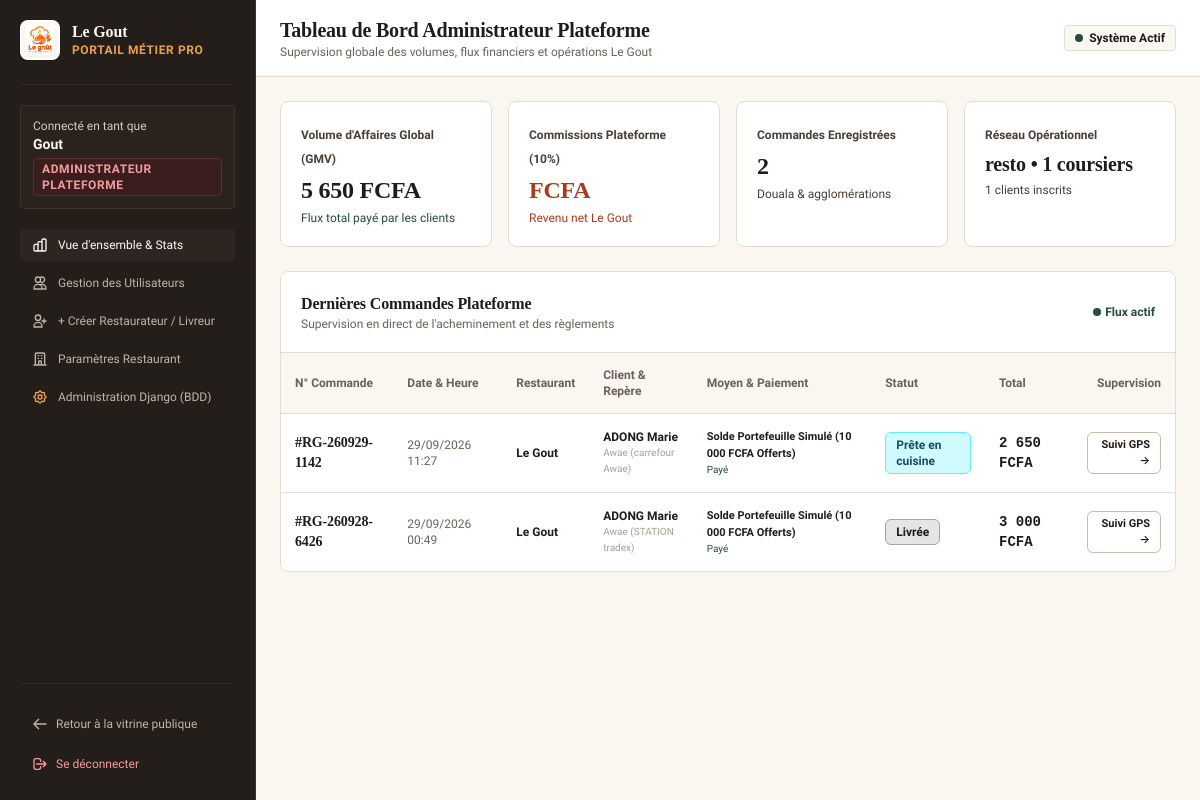
Page /dashboard/admin/ (signed in) on the earlier database version.
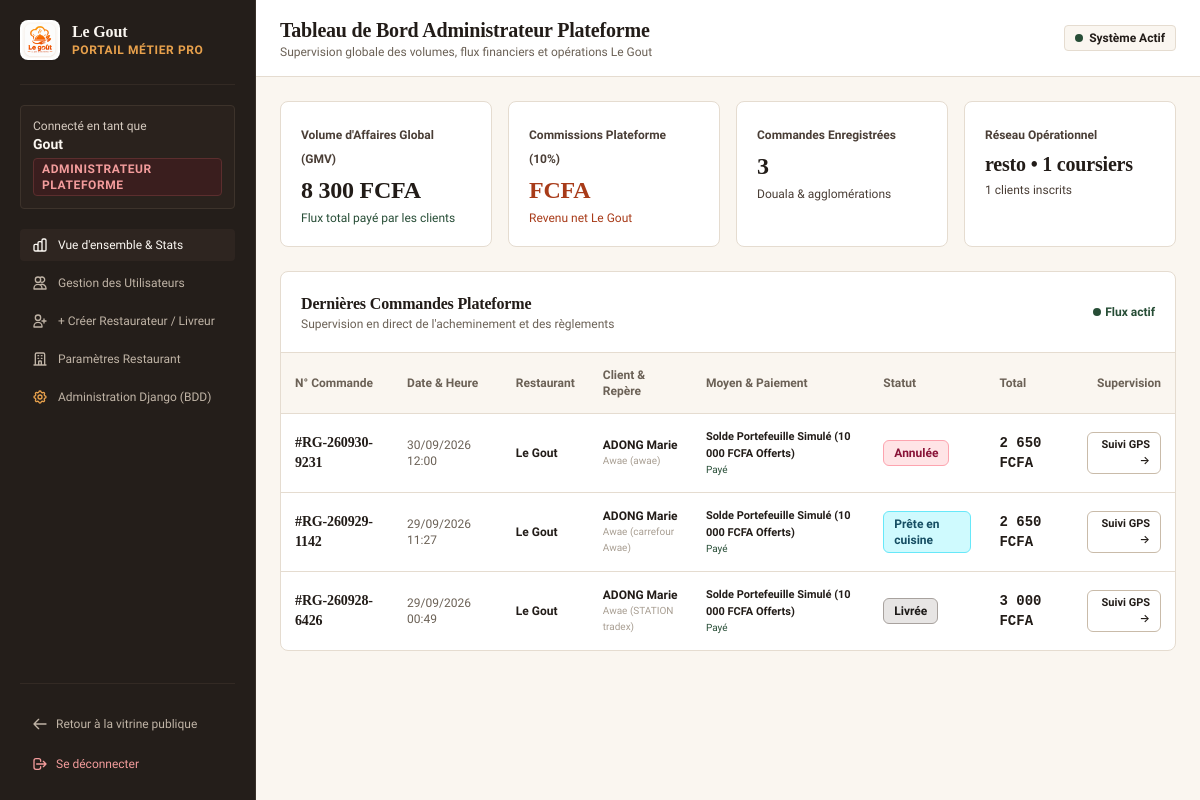
Same page on the later database version.
### orders/models.py (models this page shows, shortened)
class Order(models.Model):
    STATUS_CHOICES = [
        ('en_attente_paiement', 'En attente de paiement'),
        ('payee', 'Payée - En attente de validation restaurant'),
        ('en_attente', 'En attente de validation'),
        ('validee', 'Validée par le restaurant'),
        ('confirmee', 'Confirmée par le restaurant'),
        ('en_preparation', 'En cours de préparation en cuisine'),
        ('prete', 'Prête / En attente du livreur'),
        ('en_livraison', 'En cours d\'acheminement'),
        ('livree', 'Livrée au client'),
        ('refusee', 'Refusée par le restaurant'),
        ('annulee', 'Annulée'),
    ]
    PAYMENT_METHOD_CHOICES = [
        ('wallet', 'Solde Portefeuille Simulé (10 000 FCFA Offerts)'),
        ('mtn_momo', 'MTN Mobile Money (*126#)'),
        ('orange_money', 'Orange Money (*150#)'),
        ('cinetpay', 'CinetPay (Passerelle sécurisée / Carte)'),
        ('cash_on_delivery', 'Paiement en espèces à la livraison'),
    ]
    PAYMENT_STATUS_CHOICES = [
        ('pending', 'En attente'),
        ('paid', 'Payé'),
        ('failed', 'Échec'),
        ('refunded', 'Remboursé'),
    ]
    order_number = models.CharField(max_length=40, unique=True, verbose_name="N° de commande")
    client = models.ForeignKey(
        settings.AUTH_USER_MODEL,
        on_delete=models.CASCADE,
        related_name='orders',
        verbose_name="Client"
    )
    restaurant = models.ForeignKey(
        Restaurant,
        on_delete=models.CASCADE,
        related_name='orders',
        verbose_name="Restaurant"
    )
    status = models.CharField(
        max_length=30,
        choices=STATUS_CHOICES,
        default='en_attente',
        verbose_name="Statut de la commande"
    )
    subtotal = models.PositiveIntegerField(default=0, verbose_name="Sous-total plats (FCFA)")
    delivery_fee = models.PositiveIntegerField(default=1000, verbose_name="Frais de livraison (FCFA)")
    total_amount = models.PositiveIntegerField(default=0, verbose_name="Total à payer (FCFA)")
    payment_method = models.CharField(
        max_length=30,
        choices=PAYMENT_METHOD_CHOICES,
        default='mtn_momo',
        verbose_name="Mode de règlement"
    )
    payment_status = models.CharField(
        max_length=20,
        choices=PAYMENT_STATUS_CHOICES,
        default='pending',
        verbose_name="État du paiement"
    )
    DELIVERY_TYPE_CHOICES = [
        ('delivery', 'Livraison à domicile'),
        ('pickup', 'À emporter / Retrait au restaurant'),
    ]
    delivery_type = models.CharField(
        max_length=20,
        choices=DELIVERY_TYPE_CHOICES,
        default='delivery',
        verbose_name="Mode de réception"
    )
    delivery_city = models.CharField(max_length=50, default='Douala', verbose_name="Ville de livraison")
    delivery_neighborhood = models.CharField(max_length=120, blank=True, default='', verbose_name="Quartier de livraison")
    delivery_address = models.CharField(max_length=255, blank=True, default='', verbose_name="Adresse / Rue")
    delivery_landmark = models.CharField(
        max_length=255,
        blank=True,
        default='',
        verbose_name="Repère de proximité",
        help_text="Ex: Face pharmacie de la Paix, à côté du grand manguier"
    )
    delivery_phone = models.CharField(max_length=30, verbose_name="Numéro de contact pour livraison")
    client_notes = models.TextField(blank=True, verbose_name="Consignes spéciales de dégustation ou de livraison")
    delivery_pin = models.CharField(max_length=4, default='1234', verbose_name="Code PIN de confirmation")
    created_at = models.DateTimeField(auto_now_add=True, verbose_name="Date de commande")
    updated_at = models.DateTimeField(auto_now=True, verbose_name="Dernière mise à jour")
    class Meta:
        verbose_name = "Commande"
        verbose_name_plural = "Commandes"
        ordering = ['-created_at']

### restaurants/models.py (models this page shows, shortened)
class Restaurant(models.Model):
    PRICE_CHOICES = [
        ('$', 'Économique (< 2 000 FCFA)'),
        ('$$', 'Moyen (2 000 - 5 000 FCFA)'),
        ('$$$', 'Gastronomique (> 5 000 FCFA)'),
    ]
    owner = models.ForeignKey(
        settings.AUTH_USER_MODEL,
        on_delete=models.SET_NULL,
        null=True,
        blank=True,
        related_name='managed_restaurant',
        verbose_name="Restaurateur / Gérant assigné"
    )
    name = models.CharField(max_length=150, default="Le Gout", verbose_name="Nom du restaurant")
    slug = models.SlugField(max_length=180, unique=True, blank=True)
    tagline = models.CharField(max_length=200, blank=True, verbose_name="Slogan / Identité culinaire")
    description = models.TextField(verbose_name="Présentation authentique du restaurant")
    phone = models.CharField(max_length=30, verbose_name="Téléphone de contact & commandes")
    email = models.EmailField(blank=True, verbose_name="Email professionnel")
    city = models.CharField(max_length=50, default='Douala', verbose_name="Ville")
    neighborhood = models.CharField(max_length=120, default='Akwa', verbose_name="Quartier")
    address = models.CharField(max_length=255, verbose_name="Adresse physique & repères précis")
    latitude = models.FloatField(default=4.051056, verbose_name="Latitude GPS")
    longitude = models.FloatField(default=9.708535, verbose_name="Longitude GPS")
    cover_image = models.URLField(blank=True, verbose_name="Bannière principale (URL)")
    logo_image = models.URLField(blank=True, verbose_name="Logo du restaurant (URL)")
    categories = models.ManyToManyField(Category, blank=True, related_name='restaurants', verbose_name="Spécialités couvertes")
    price_range = models.CharField(max_length=5, choices=PRICE_CHOICES, default='$$', verbose_name="Gamme de prix")
    opening_time = models.TimeField(default="10:30", verbose_name="Heure d'ouverture")
    closing_time = models.TimeField(default="22:30", verbose_name="Heure de fermeture")
    is_open = models.BooleanField(default=True, verbose_name="Ouvert aux commandes actuellement")
    is_approved = models.BooleanField(default=True, verbose_name="Établissement actif")
    delivery_fee = models.PositiveIntegerField(default=1000, verbose_name="Frais de livraison forfaitaire (FCFA)")
    min_order_amount = models.PositiveIntegerField(default=2000, verbose_name="Montant minimum de commande (FCFA)")
    delivery_zone = models.CharField(
        max_length=255,
        default="Douala (Akwa, Bonapriso, Deido, Bonamoussadi, Bali, Bépanda, Makepe)",
        verbose_name="Zone de livraison couverte"
    )
    estimated_delivery_time = models.CharField(max_length=50, default="35 - 50 min", verbose_name="Délai estimé de livraison")
    rating = models.DecimalField(max_digits=3, decimal_places=1, default=0.0, verbose_name="Note moyenne")
    total_reviews = models.PositiveIntegerField(default=0, verbose_name="Nombre d'avis")
    created_at = models.DateTimeField(auto_now_add=True)
    class Meta:
        verbose_name = "Restaurant (Singleton)"
        verbose_name_plural = "Restaurant (Singleton)"
    @classmethod
    def get_solo(cls):
        return cls.objects.first()

### accounts/models.py (models this page shows, shortened)
class CustomUser(AbstractUser):
    ROLE_CHOICES = [
        ('client', 'Client'),
        ('restaurateur', 'Restaurateur / Gérant'),
        ('livreur', 'Livreur Partenaire'),
        ('admin', 'Administrateur Plateforme'),
        ('restaurant', 'Restaurateur (Legacy)'),
        ('driver', 'Livreur (Legacy)'),
    ]
    CITY_CHOICES = [
        ('Douala', 'Douala'),
        ('Yaoundé', 'Yaoundé'),
        ('Kribi', 'Kribi'),
        ('Bafoussam', 'Bafoussam'),
        ('Garoua', 'Garoua'),
    ]
    role = models.CharField(
        max_length=20,
        choices=ROLE_CHOICES,
        default='client',
        verbose_name="Rôle utilisateur"
    )
    must_change_password = models.BooleanField(
        default=False,
        verbose_name="Doit changer de mot de passe à la première connexion"
    )
    wallet_balance = models.PositiveIntegerField(
        default=0,
        verbose_name="Solde portefeuille simulé (FCFA)",
        help_text="Solde de démonstration de 10 000 FCFA offert à l'inscription"
    )
    phone = models.CharField(
        max_length=30,
        blank=True,
        verbose_name="Numéro de téléphone",
        help_text="Ex: +237 699 00 11 22 ou 677 33 44 55"
    )
    city = models.CharField(
        max_length=50,
        choices=CITY_CHOICES,
        default='Douala',
        verbose_name="Ville principale"
    )
    neighborhood = models.CharField(
        max_length=120,
        blank=True,
        verbose_name="Quartier",
        help_text="Ex: Akwa, Bonapriso, Bastos, Omnisports, Deido"
    )
    address_details = models.TextField(
        blank=True,
        verbose_name="Précisions d'adresse / Repère",
        help_text="Ex: Rue des Palmiers, face pharmacie de l'Aéroport, barrière noire"
    )
    latitude = models.FloatField(null=True, blank=True, verbose_name="Latitude")
    longitude = models.FloatField(null=True, blank=True, verbose_name="Longitude")
    avatar = models.URLField(
        blank=True,
        default='',
        verbose_name="Photo de profil (URL)"
    )
    is_verified = models.BooleanField(
        default=True,
        verbose_name="Compte vérifié"
    )
    objects = CustomUserManager()
    class Meta:
        verbose_name = "Utilisateur"
        verbose_name_plural = "Utilisateurs"

### dashboard/views.py (the view)
# urls.py: path('admin/', views.admin_overview, name='admin'),
@admin_required
def admin_overview(request):
    total_orders = Order.objects.count()
    total_gmv = Order.objects.filter(payment_status='paid').aggregate(total=Sum('total_amount'))['total'] or 0
    restaurant = Restaurant.get_solo()
    drivers_count = CustomUser.objects.filter(role__in=['driver', 'livreur']).count()
    restaurateurs_count = CustomUser.objects.filter(role__in=['restaurant', 'restaurateur']).count()
    clients_count = CustomUser.objects.filter(role='client').count()
    recent_orders = Order.objects.select_related('client').order_by('-created_at')[:10]
    context = {
        'total_orders': total_orders,
        'total_gmv': total_gmv,
        'restaurant': restaurant,
        'drivers_count': drivers_count,
        'restaurateurs_count': restaurateurs_count,
        'clients_count': clients_count,
        'recent_orders': recent_orders,
    }
    return render(request, 'dashboard/admin/overview.html', context)

### core/context_processors.py (called while the page is built, shortened)
def cart_context(request):
    cart = request.session.get('cart', {})
    total_qty = 0
    subtotal = 0
    items_preview = []
    dish_ids = [int(k) for k in cart.keys() if k.isdigit()]
    dishes_by_id = {d.id: d for d in Dish.objects.filter(id__in=dish_ids)}
    return {
        'cart_item_count': total_qty,
        'cart_subtotal': subtotal,
        'cart_items_preview': items_preview,
    }

def global_settings(request):
    restaurant = Restaurant.get_solo()
    return {
        'app_name': 'Le Gout',
        'app_tagline': restaurant.tagline if (restaurant and restaurant.tagline) else 'Saveurs Authentiques du Terroir Camerounais',
        'singleton_restaurant': restaurant,
        'support_phone': restaurant.phone if (restaurant and restaurant.phone) else '+237 690 12 34 56',
        'support_whatsapp': restaurant.phone if (restaurant and restaurant.phone) else '+237 690 12 34 56',
    }

### core/templatetags/resto_tags.py (called while the page is built)
@register.filter(name='fcfa')
def fcfa(value):
    try:
        val = int(value)
        formatted = f"{val:,}".replace(",", " ")
        return f"{formatted} FCFA"
    except (ValueError, TypeError):
        return f"{value} FCFA"

### templates/dashboard/admin/overview.html (shortened to what the changed rows need)
{% extends 'dashboard_base.html' %}
{% load resto_tags %}
{% block header_title %}Tableau de Bord Administrateur Plateforme{% endblock %}
{% block dashboard_content %}
<div class="space-y-6">
  <div class="grid grid-cols-1 sm:grid-cols-2 lg:grid-cols-4 gap-4">
    <div class="resto-card p-5 bg-[#FFFFFF]">
      <span class="text-xs font-semibold text-[#4A3E36]">Volume d'Affaires Global (GMV)</span>
      <div class="font-serif font-bold text-2xl text-[#221C18] mt-1">{{ total_gmv|fcfa }}</div>
      <span class="text-xs text-[#274D36] font-medium mt-1 block">Flux total payé par les clients</span>
    </div>
    <div class="resto-card p-5 bg-[#FFFFFF]">
      <span class="text-xs font-semibold text-[#4A3E36]">Commandes Enregistrées</span>
      <div class="font-serif font-bold text-2xl text-[#221C18] mt-1">{{ total_orders }}</div>
      <span class="text-xs text-[#4A3E36] mt-1 block">Douala & agglomérations</span>
    </div>
  </div>
  <div class="resto-card bg-[#FFFFFF] overflow-hidden">
    <div class="overflow-x-auto">
      <table class="w-full text-left text-xs">
        <thead class="bg-[#FAF6F0] border-b border-[#E5DCD0] text-[#6B6156]">
          <tr>
            <th class="p-3.5 font-semibold">N° Commande</th>
            <th class="p-3.5 font-semibold">Date & Heure</th>
            <th class="p-3.5 font-semibold">Restaurant</th>
            <th class="p-3.5 font-semibold">Client & Repère</th>
            <th class="p-3.5 font-semibold">Moyen & Paiement</th>
            <th class="p-3.5 font-semibold">Statut</th>
            <th class="p-3.5 font-semibold">Total</th>
            <th class="p-3.5 font-semibold text-right">Supervision</th>
          </tr>
        </thead>
        <tbody class="divide-y divide-[#E5DCD0]">
          {% for order in recent_orders %}
            <tr class="hover:bg-[#FAF6F0]">
              <td class="p-3.5 font-serif font-bold text-sm text-[#221C18]">#{{ order.order_number }}</td>
              <td class="p-3.5 text-[#6B6156]">{{ order.created_at|date:"d/m/Y H:i" }}</td>
              <td class="p-3.5 font-semibold text-[#221C18]">{{ order.restaurant.name }}</td>
              <td class="p-3.5">
                <div class="font-bold text-[#221C18]">{{ order.client.get_full_name|default:order.client.username }}</div>
                <div class="text-[10px] text-[#A89E92]">{{ order.delivery_neighborhood }} ({{ order.delivery_landmark|truncatechars:25 }})</div>
              </td>
              <td class="p-3.5">
                <span class="text-[11px] font-semibold text-[#221C18]">{{ order.get_payment_method_display }}</span>
                <span class="block text-[10px] {% if order.payment_status == 'paid' %}text-[#274D36]{% else %}text-[#A83B19]{% endif %}">
                  {{ order.get_payment_status_display }}
                </span>
              </td>
              <td class="p-3.5">{{ order.status|status_badge }}</td>
              <td class="p-3.5 font-mono font-bold text-sm text-[#221C18]">{{ order.total_amount|fcfa }}</td>
              <td class="p-3.5 text-right">
                <a href="{% url 'orders:tracking' order.order_number %}" class="btn-outline-warm text-[11px] py-1 px-2.5">
                  Suivi GPS &rarr;
                </a>
              </td>
            </tr>
          {% endfor %}
        </tbody>
      </table>
    </div>
  </div>
</div>
{% endblock %}

Differences in the rows shown:
added Order: order_number "RG-260930-9231", created_at "30/09/2026 12:00", restaurant.name "Le Gout", client.get_full_name "ADONG Marie", delivery_neighborhood "Awae", delivery_landmark "awae", payment_method "Solde Portefeuille Simulé (10 000 FCFA Offerts)", payment_status "Payé", status|status_badge "Annulée", total_amount|fcfa "2 650 FCFA"
Other differences:
{{ total_gmv|fcfa }}: "5 650 FCFA" → "8 300 FCFA"
{{ total_orders }}: "2" → "3"
